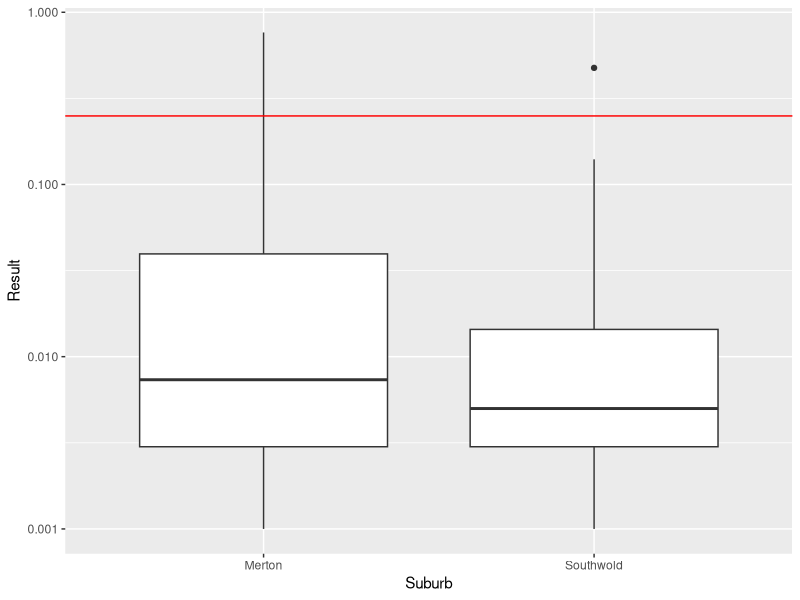

Reproduce this figure in R.
## ---- chunk 1
knitr::opts_chunk$set(echo = FALSE, message=FALSE, warning=FALSE, dpi=300)
## ---- chunk 2
library(tidyverse)
# Bendigo weather station
bom <- read_csv("../data/IDCJAC0009_081123_1800_Data.csv")
bom_grouped <- group_by(bom, Year)
bom_annual <- summarise(bom_grouped, 
                        Rainfall = sum(`Rainfall amount (millimetres)`, 
                                       na.rm = TRUE))
slice_max(bom_annual, order_by = Rainfall, n = 5)
## ---- chunk 3
library(tidyverse)
labdata <- read_csv("../data/water_quality.csv") 
thm_merton_southwold <- filter(labdata, Measure == "THM" & 
                                 (Suburb == "Merton" | 
                                    Suburb == "Southwold"))
ggplot(thm_merton_southwold, aes(Suburb, Result)) + 
  geom_boxplot() + 
  scale_y_log10() + 
  geom_hline(yintercept = 0.25, col = "red")
